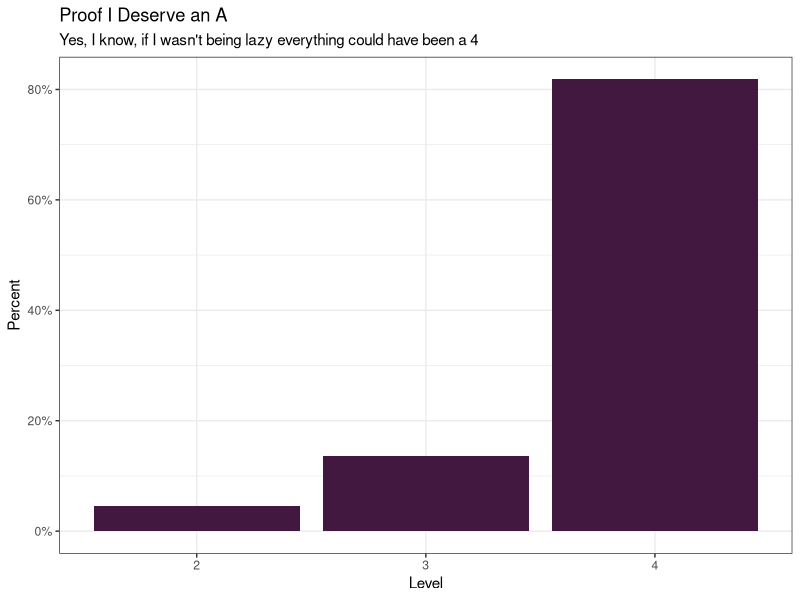

The R script that drew this image:
## ---- chunk 1
#| include: false
#| label: packages-portfolio-objectives

library(tidyverse)

portfolio_levels <- tibble(
  Objective = character(), 
  Level = numeric() 
  )
## ---- chunk 2
#| include: false
#| label: IL-1

## Fill in the line below with your self-assigned level for this objective.
## Remember, you have the following levels to choose from:

# 1 = novice
# 2 = proficiency
# 3 = mastery 
# 4 = expert

my_level <- 4

portfolio_levels <- portfolio_levels %>%
  bind_rows(
    tibble(Objective = "IL-1",
           Level = my_level)
    )
## ---- chunk 3
#| include: false
#| label: IL-2

## Fill in the line below with your self-assigned level for this objective.
my_level <- 3

portfolio_levels <- portfolio_levels %>%
  bind_rows(
    tibble(Objective = "IL-2", 
           Level = my_level)
    )
## ---- chunk 4
#| include: false
#| label: RW-1

my_level <- 4 

portfolio_levels <- portfolio_levels %>%
  bind_rows(
    tibble(Objective = "RW-1",
           Level = my_level)
    )
## ---- chunk 5
#| include: false
#| label: RW-2

my_level <- 4

portfolio_levels <- portfolio_levels %>%
  bind_rows(
    tibble(Objective = "RW-2",
           Level = my_level)
    )
## ---- chunk 6
#| include: false
#| label: RW-3

my_level <- 4

portfolio_levels <- portfolio_levels %>%
  bind_rows(
    tibble(Objective = "RW-3",
           Level = my_level)
    )
## ---- chunk 7
#| include: false
#| label: TC-1

my_level <- 2

portfolio_levels <- portfolio_levels %>%
  bind_rows(
    tibble(Objective = "TC-1", 
           Level = my_level)
    )
## ---- chunk 8
#| include: false
#| label: TC-2

my_level <- 4

portfolio_levels <- portfolio_levels %>%
  bind_rows(
    tibble(Objective = "TC-2", 
           Level = my_level)
    )
## ---- chunk 9
#| include: false
#| label: DM-1

my_level <- 4

portfolio_levels <- portfolio_levels %>%
  bind_rows(
    tibble(Objective = "DM-1", 
           Level = my_level)
    )
## ---- chunk 10
#| include: false
#| label: DM-2

my_level <- 4

portfolio_levels <- portfolio_levels %>%
  bind_rows(
    tibble(Objective = "DM-2",
           Level = my_level)
    )
## ---- chunk 11
#| include: false
#| label: DM-3
## Fill in the line below with your self-assigned level for this objective.
my_level <- 4

portfolio_levels <- portfolio_levels %>%
  bind_rows(tibble(Objective = "DM-3", 
                   Level = my_level))
## ---- chunk 12
#| include: false
#| label: DM-4

my_level <- 4

portfolio_levels <- portfolio_levels %>%
  bind_rows(
    tibble(Objective = "DM-3", 
           Level = my_level)
    )
## ---- chunk 13
#| include: false
#| label: PV-1

my_level <- 4

portfolio_levels <- portfolio_levels %>%
  bind_rows(
    tibble(Objective = "PV-1", 
           Level = my_level)
    )
## ---- chunk 14
#| include: false
#| label: PV-2

my_level <- 4

portfolio_levels <- portfolio_levels %>%
  bind_rows(
    tibble(Objective = "PV-2", 
           Level = my_level)
    )
## ---- chunk 15
#| include: false
#| label: PV-3

my_level <- 3

portfolio_levels <- portfolio_levels %>%
  bind_rows(
    tibble(Objective = "PV-3", 
           Level = my_level)
    )
## ---- chunk 16
#| include: false
#| label: PV-4

my_level <- 4

portfolio_levels <- portfolio_levels %>%
  bind_rows(
    tibble(Objective = "PV-4", 
           Level = my_level)
    )
## ---- chunk 17
#| include: false
#| label: SD-1

my_level <- 4

portfolio_levels <- portfolio_levels %>%
  bind_rows(
    tibble(Objective = "SD-1", 
           Level = my_level)
    )
## ---- chunk 18
#| include: false
#| label: SD-2

my_level <- 4

portfolio_levels <- portfolio_levels %>%
  bind_rows(
    tibble(Objective = "SD-2", 
           Level = my_level)
    )
## ---- chunk 19
#| include: false
#| label: AI-1

my_level <- 4

portfolio_levels <- portfolio_levels %>%
  bind_rows(
    tibble(Objective = "CD-4", 
           Level = my_level)
    )
## ---- chunk 20
#| include: false
#| label: AI-2

my_level <- 4

portfolio_levels <- portfolio_levels %>%
  bind_rows(
    tibble(Objective = "AI-2", 
           Level = my_level)
    )
## ---- chunk 21
#| include: false
#| label: CD-1

my_level <- 4

portfolio_levels <- portfolio_levels %>%
  bind_rows(
    tibble(Objective = "CD-1", 
           Level = my_level)
    )
## ---- chunk 22
#| include: false
#| label: CD-2

my_level <- 4

portfolio_levels <- portfolio_levels %>%
  bind_rows(
    tibble(Objective = "CD-2", 
           Level = my_level)
    )
## ---- chunk 23
#| include: false
#| label: CD-3

my_level <- 3

portfolio_levels <- portfolio_levels %>%
  bind_rows(
    tibble(Objective = "CD-3", 
           Level = my_level)
    )
## ---- chunk 24
#| echo: false
#| label: summary-graph
#| warning: false

portfolio_levels %>%
  mutate(
    Category = str_extract(Objective, "[A-Z]{2}"),
    Level = factor(Level)
  ) %>%
  ggplot(
    aes(x = Level, 
        y = (..count..)/sum(..count..)
        )
    ) +
  geom_bar(fill = '#431840') +
  labs(x = "Level",
       y = "Percent",
       title = "Proof I Deserve an A",
       subtitle = "Yes, I know, if I wasn't being lazy everything could have been a 4") +
  theme_bw() +
  scale_y_continuous(labels = scales::percent)
